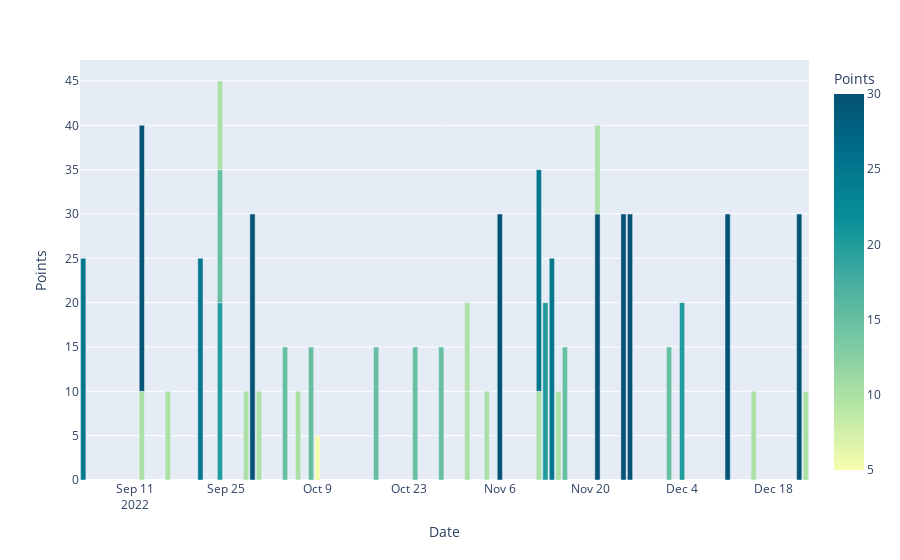

Notebook code for this chart:
### Markdown cell above
## 2. Result

### Code cell
fig = px.bar(x_hi, x='Date', y='Points', color="Points", color_continuous_scale=px.colors.sequential.Bluyl)
fig.show()

### Figure 1 — Plotly figure (JSON) as saved in the notebook; plotly's stock layout.template omitted (floating-point values rounded to 4 significant figures)
{"data": [{"alignmentgroup": "True", "hovertemplate": "Date=%{x}<br>Points=%{marker.color}<extra></extra>", "legendgroup": "", "marker": {"color": [25, 10, 30, 10, 25, 20, 15, 10, 10, 30, 10, 15, 10, 15, 5, 15, 15, 15, 10, 10, 10, 30, 10, 25, 20, 25, 10, 15, 30, 10, 30, 30, 15, 20, 30, 10, 30, 10], "coloraxis": "coloraxis", "pattern": {"shape": ""}}, "name": "", "offsetgroup": "", "orientation": "v", "showlegend": false, "textposition": "auto", "type": "bar", "x": ["2022-09-03T00:00:00", "2022-09-12T00:00:00", "2022-09-12T00:00:00", "2022-09-16T00:00:00", "2022-09-21T00:00:00", "2022-09-24T00:00:00", "2022-09-24T00:00:00", "2022-09-24T00:00:00", "2022-09-28T00:00:00", "2022-09-29T00:00:00", "2022-09-30T00:00:00", "2022-10-04T00:00:00", "2022-10-06T00:00:00", "2022-10-08T00:00:00", "2022-10-09T00:00:00", "2022-10-18T00:00:00", "2022-10-24T00:00:00", "2022-10-28T00:00:00", "2022-11-01T00:00:00", "2022-11-01T00:00:00", "2022-11-04T00:00:00", "2022-11-06T00:00:00", "2022-11-12T00:00:00", "2022-11-12T00:00:00", "2022-11-13T00:00:00", "2022-11-14T00:00:00", "2022-11-15T00:00:00", "2022-11-16T00:00:00", "2022-11-21T00:00:00", "2022-11-21T00:00:00", "2022-11-25T00:00:00", "2022-11-26T00:00:00", "2022-12-02T00:00:00", "2022-12-04T00:00:00", "2022-12-11T00:00:00", "2022-12-15T00:00:00", "2022-12-22T00:00:00", "2022-12-23T00:00:00"], "xaxis": "x", "y": [25, 10, 30, 10, 25, 20, 15, 10, 10, 30, 10, 15, 10, 15, 5, 15, 15, 15, 10, 10, 10, 30, 10, 25, 20, 25, 10, 15, 30, 10, 30, 30, 15, 20, 30, 10, 30, 10], "yaxis": "y"}], "layout": {"barmode": "relative", "coloraxis": {"colorbar": {"title": {"text": "Points"}}, "colorscale": [[0, "rgb(247, 254, 174)"], [0.1667, "rgb(183, 230, 165)"], [0.3333, "rgb(124, 203, 162)"], [0.5, "rgb(70, 174, 160)"], [0.6667, "rgb(8, 144, 153)"], [0.8333, "rgb(0, 113, 139)"], [1, "rgb(4, 82, 117)"]]}, "legend": {"tracegroupgap": 0}, "margin": {"t": 60}, "xaxis": {"anchor": "y", "domain": [0, 1], "title": {"text": "Date"}}, "yaxis": {"anchor": "x", "domain": [0, 1], "title": {"text": "Points"}}}}
